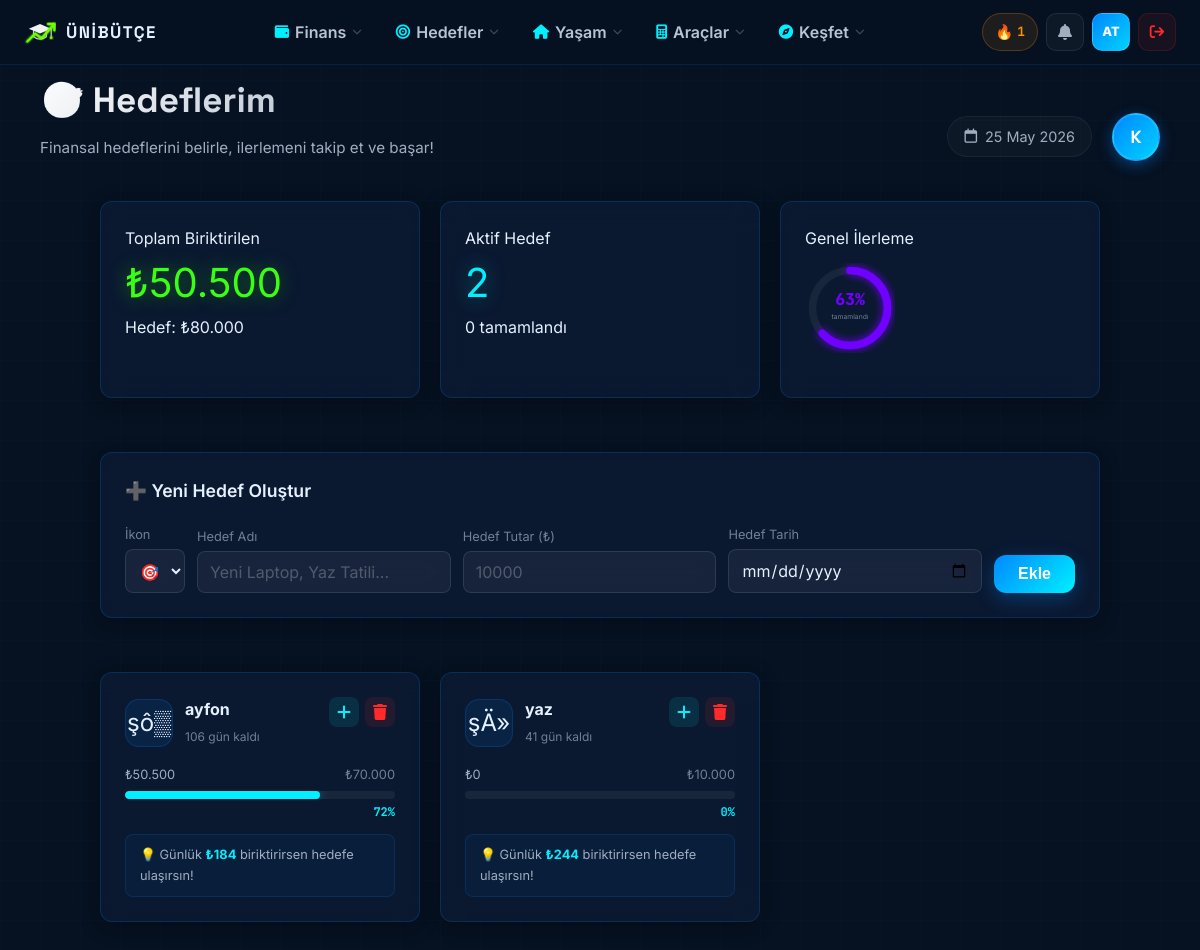
The page /goals.php (signed in) on the database its author committed.
### tables this page shows
CREATE TABLE `users` (
  `id` int(11) NOT NULL AUTO_INCREMENT,
  `full_name` varchar(100) NOT NULL,
  `username` varchar(50) NOT NULL,
  `email` varchar(100) NOT NULL,
  `password_hash` varchar(255) DEFAULT NULL,
  `university_name` varchar(150) DEFAULT NULL,
  `role` enum('user','verified','admin') DEFAULT 'user',
  `auth_provider` enum('local','google','facebook') DEFAULT 'local',
  `provider_id` varchar(255) DEFAULT NULL,
  `created_at` timestamp NOT NULL DEFAULT current_timestamp(),
  `budget_json` longtext DEFAULT NULL,
  `xp_points` int(11) DEFAULT 0,
  `level` int(11) DEFAULT 1,
  `onboarding_done` tinyint(1) DEFAULT 0,
  `login_streak` int(11) DEFAULT 0,
  `last_login_date` date DEFAULT NULL,
  `subscription_tier` enum('free','pro') DEFAULT 'free',
  `subscription_expires` date DEFAULT NULL,
  `is_banned` tinyint(1) DEFAULT 0,
  PRIMARY KEY (`id`),
  UNIQUE KEY `username` (`username`),
  UNIQUE KEY `email` (`email`)
);

CREATE TABLE `user_goals` (
  `id` int(11) NOT NULL AUTO_INCREMENT,
  `user_id` int(11) NOT NULL,
  `title` varchar(255) NOT NULL,
  `target_amount` decimal(10,2) NOT NULL DEFAULT 0.00,
  `current_amount` decimal(10,2) NOT NULL DEFAULT 0.00,
  `icon` varchar(10) DEFAULT '?',
  `color` varchar(20) DEFAULT '#0088ff',
  `deadline` date DEFAULT NULL,
  `is_completed` tinyint(1) DEFAULT 0,
  `created_at` timestamp NOT NULL DEFAULT current_timestamp(),
  PRIMARY KEY (`id`),
  KEY `user_id` (`user_id`),
  CONSTRAINT `user_goals_ibfk_1` FOREIGN KEY (`user_id`) REFERENCES `users` (`id`) ON DELETE CASCADE
);

### goals.php (the view, shortened to what the rows shown need)
<?php
require_once 'includes/db.php';
$user_id = $_SESSION['user_id'];
try {
    $pdo->exec("CREATE TABLE IF NOT EXISTS `user_goals` (
        `id` INT AUTO_INCREMENT PRIMARY KEY,
        `user_id` INT NOT NULL,
        `title` VARCHAR(255) NOT NULL,
        `target_amount` DECIMAL(10,2) NOT NULL DEFAULT 0,
        `current_amount` DECIMAL(10,2) NOT NULL DEFAULT 0,
        `icon` VARCHAR(10) DEFAULT '🎯',
        `color` VARCHAR(20) DEFAULT '#0088ff',
        `deadline` DATE DEFAULT NULL,
        `is_completed` TINYINT(1) DEFAULT 0,
        `created_at` TIMESTAMP DEFAULT CURRENT_TIMESTAMP,
        FOREIGN KEY (`user_id`) REFERENCES `users`(`id`) ON DELETE CASCADE
    ) ENGINE=InnoDB DEFAULT CHARSET=utf8mb4 COLLATE=utf8mb4_unicode_ci");
} catch (Exception $e) {}
$goals = [];
try {
    $stmt = $pdo->prepare("SELECT * FROM user_goals WHERE user_id = ? ORDER BY is_completed ASC, created_at DESC");
    $stmt->execute([$user_id]);
    $goals = $stmt->fetchAll();
} catch (Exception $e) {}
?>
<!DOCTYPE html>
<html lang="tr" data-theme="light">
<head>
    <link rel="stylesheet" href="style.css?v=<?php echo time(); ?>">
    <link rel="stylesheet" href="css/dashboard.css?v=<?php echo time(); ?>">
    <link rel="stylesheet" href="css/mobile.css?v=<?php echo time(); ?>">
    <link rel="stylesheet" href="css/animations.css?v=<?php echo time(); ?>">
    <link rel="stylesheet" href="https://cdnjs.cloudflare.com/ajax/libs/font-awesome/6.5.0/css/all.min.css">
</head>
<body class="dashboard-body">
    <?php include 'includes/dashboard_navbar.php'; ?>
    <main class="main-content">
        <header class="topbar">
            <div class="welcome-text">
                <h1>&#127919; Hedeflerim</h1>
            </div>
        </header>
        <div class="profile-overhaul-container">
        <div id="goalsGrid" style="display: grid; grid-template-columns: repeat(auto-fill, minmax(320px, 1fr)); gap: 20px;">
            <?php if (empty($goals)): ?>
                <div class="glass-card" style="grid-column: 1/-1; text-align: center; padding: 60px 20px;">
                    <div style="font-size: 3.5rem; margin-bottom: 16px; opacity: 0.3;">&#127919;</div>
                    <p style="color: var(--text-muted); font-size: 1rem;">Hen&#252;z hedef olu&#351;turmad&#305;n. Yukar&#305;dan ilk hedefini ekle!</p>
                </div>
            <?php else: ?>
                <?php foreach ($goals as $goal):
                    $pct = $goal['target_amount'] > 0 ? min(100, ($goal['current_amount'] / $goal['target_amount']) * 100) : 0;
                    $remaining = max(0, $goal['target_amount'] - $goal['current_amount']);
                    $daysLeft = $goal['deadline'] ? max(0, (int)((strtotime($goal['deadline']) - time()) / 86400)) : null;
                    $dailySave = ($daysLeft && $daysLeft > 0) ? round($remaining / $daysLeft) : null;
                    $isComplete = (bool)$goal['is_completed'];
                ?>
                <div class="glass-card cascade-in goal-card <?php echo $isComplete ? 'goal-completed' : ''; ?>" data-id="<?php echo $goal['id']; ?>">
                    <div style="display: flex; justify-content: space-between; align-items: flex-start; margin-bottom: 16px;">
                        <div style="display: flex; align-items: center; gap: 12px;">
                            <div class="goal-icon-box <?php echo $isComplete ? 'kumbara-bounce' : ''; ?>"><?php echo $goal['icon']; ?></div>
                            <div>
                                <h4 style="font-size: 1rem; font-weight: 700; color: var(--text-primary);"><?php echo htmlspecialchars($goal['title']); ?></h4>
                                <?php if ($daysLeft !== null): ?>
                                    <span style="font-size: 0.75rem; color: <?php echo $daysLeft < 7 ? 'var(--accent-red)' : 'var(--text-muted)'; ?>;">
                                        <?php echo $daysLeft; ?> g&#252;n kald&#305;
                                    </span>
                                <?php endif; ?>
                            </div>
                        </div>
                        <div style="display: flex; gap: 6px;">
                            <?php if (!$isComplete): ?>
                            <button class="goal-action-btn add-btn" onclick="openAddFund(<?php echo $goal['id']; ?>)" title="Para Ekle">
                                <i class="fa-solid fa-plus"></i>
                            </button>
                            <?php endif; ?>
                            <button class="goal-action-btn del-btn" onclick="deleteGoal(<?php echo $goal['id']; ?>, event)" title="Sil">
                                <i class="fa-solid fa-trash"></i>
                            </button>
                        </div>
                    </div>
                    <div style="margin-bottom: 12px;">
                        <div style="display: flex; justify-content: space-between; font-size: 0.8rem; margin-bottom: 6px;">
                            <span style="color: var(--text-secondary);">&#8378;<?php echo number_format((float)($goal['current_amount']), 0, ',', '.'); ?></span>
                            <span style="color: var(--text-muted);">&#8378;<?php echo number_format((float)($goal['target_amount']), 0, ',', '.'); ?></span>
                        </div>
                        <div style="height: 8px; background: rgba(255,255,255,0.06); border-radius: 4px; overflow: hidden;">
                            <div class="progress-animate" style="width: <?php echo $pct; ?>%; height: 100%; background: <?php echo $isComplete ? 'var(--accent-green)' : 'var(--accent-cyan)'; ?>; border-radius: 4px; box-shadow: 0 0 10px <?php echo $isComplete ? 'rgba(57,255,20,0.4)' : 'rgba(0,240,255,0.4)'; ?>;"></div>
                        </div>
                        <div style="text-align: right; font-family: var(--font-mono); font-size: 0.75rem; color: <?php echo $isComplete ? 'var(--accent-green)' : 'var(--accent-cyan)'; ?>; margin-top: 4px; font-weight: 700;">
                            <?php echo $isComplete ? '&#10004; Tamamland&#305;!' : round($pct) . '%'; ?>
                        </div>
                    </div>
                    <?php if ($dailySave && !$isComplete): ?>
                    <div style="padding: 10px 14px; background: rgba(0,136,255,0.06); border-radius: 8px; border: 1px solid rgba(0,136,255,0.15); font-size: 0.8rem; color: var(--text-secondary);">
                        &#128161; G&#252;nl&#252;k <strong style="color: var(--accent-cyan);">&#8378;<?php echo number_format((float)($dailySave), 0, ',', '.'); ?></strong> biriktirirsen hedefe ula&#351;&#305;rs&#305;n!
                    </div>
                    <?php endif; ?>
                </div>
                <?php endforeach; ?>
            <?php endif; ?>
        </div>
        </div>
    </main>
</body>
</html>

### includes/dashboard_navbar.php (shortened to what the rows shown need)
<?php
$streakDays = 0;
if (isset($pdo) && isset($_SESSION['user_id'])) {
    try {
        $sStmt = $pdo->prepare("SELECT login_streak FROM users WHERE id = ?");
        $sStmt->execute([$_SESSION['user_id']]);
        $sRow = $sStmt->fetch();
        $streakDays = (int)($sRow['login_streak'] ?? 0);
    } catch (Exception $e) {}
}
?>
<nav class="dash-navbar" id="dashNavbar">
    <div class="dash-navbar-inner">
        <div class="dash-nav-actions">
            <?php if ($streakDays > 0): ?>
            <div class="dash-nav-streak" title="<?= $streakDays ?> günlük seri">
                <span class="streak-fire">🔥</span>
                <span class="streak-count"><?= $streakDays ?></span>
            </div>
            <?php endif; ?>
        </div>
    </div>
</nav>

### rows shown on the page
users: login_streak "1"
user_goals: icon "­şô▒", title "ayfon", deadline "106", current_amount "50.500", target_amount "70.000", is_completed 0 (drawn), pct "72", dailySave "184"
user_goals: icon "­şÄ»", title "yaz", deadline "41", current_amount "0", target_amount "10.000", pct "0", dailySave "244"

### other values the page prints
$navInitials "AT"
$initials "K"
$totalSaved "50.500"
$totalTarget "80.000"
$activeCount "2"
$completedCount "0"
$overallPct "63"
